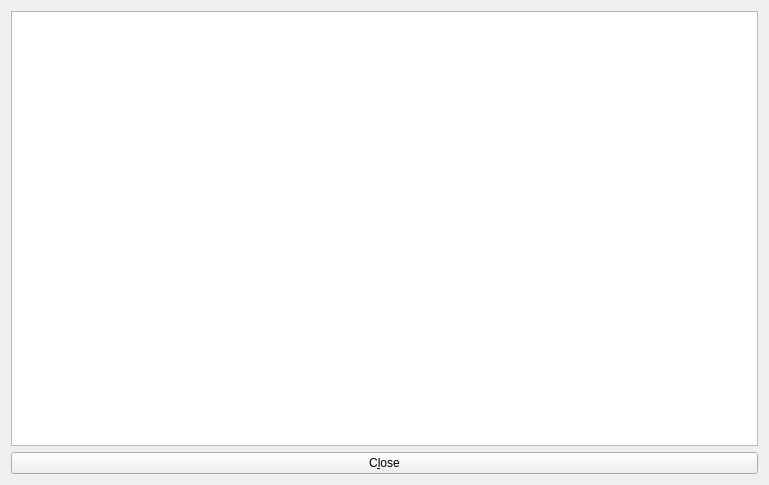
<?xml version="1.0" encoding="UTF-8"?>
 <ui version="4.0">
  <class>OutPutsPage</class>
  <widget class="QWidget" name="OutPutsPage">
   <property name="geometry">
    <rect>
     <x>0</x>
     <y>0</y>
     <width>769</width>
     <height>485</height>
    </rect>
   </property>
   <layout class="QVBoxLayout" name="verticalLayout">
    <item>
         <widget class="QTextEdit" name="outPutsWidget">
          <property name="minimumSize">
           <size>
            <width>0</width>
            <height>300</height>
           </size>
          </property>
          <property name="readOnly">
           <bool>true</bool>
          </property>
          <property name="tabKeyNavigation" stdset="0">
           <bool>false</bool>
          </property>
          <property name="columnCount" stdset="0">
           <number>2</number>
          </property>
         </widget>
       </item>
    <item>
     <layout class="QHBoxLayout" name="horizontalLayout">
      <item>
       <widget class="QPushButton" name="closeButton">
        <property name="toolTip">
        </property>
        <property name="text">
         <string>C&amp;lose</string>
        </property>
        <property name="autoDefault">
         <bool>false</bool>
        </property>
       </widget>
      </item>
     </layout>
    </item>
   </layout>
  </widget>
  <resources>
   <include location="../dogecash.qrc"/>
  </resources>
  <connections/>
 </ui>
